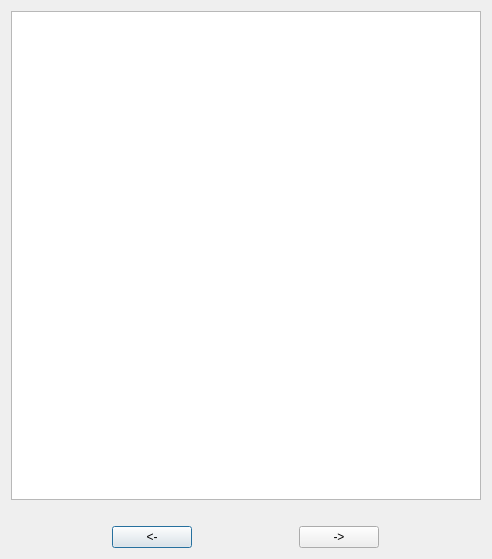
<?xml version="1.0" encoding="UTF-8"?>
<ui version="4.0">
 <class>Dialog</class>
 <widget class="QDialog" name="Dialog">
  <property name="geometry">
   <rect>
    <x>0</x>
    <y>0</y>
    <width>492</width>
    <height>559</height>
   </rect>
  </property>
  <property name="windowTitle">
   <string>CanSatApp</string>
  </property>
  <layout class="QHBoxLayout" name="horizontalLayout_2">
   <item>
    <layout class="QVBoxLayout" name="verticalLayout">
     <item>
      <widget class="QTextEdit" name="instrEdit">
       <property name="sizePolicy">
        <sizepolicy hsizetype="Expanding" vsizetype="Expanding">
         <horstretch>0</horstretch>
         <verstretch>0</verstretch>
        </sizepolicy>
       </property>
       <property name="font">
        <font>
         <pointsize>15</pointsize>
        </font>
       </property>
       <property name="readOnly">
        <bool>true</bool>
       </property>
      </widget>
     </item>
     <item>
      <widget class="QLabel" name="piclabel">
       <property name="sizePolicy">
        <sizepolicy hsizetype="Minimum" vsizetype="Minimum">
         <horstretch>0</horstretch>
         <verstretch>0</verstretch>
        </sizepolicy>
       </property>
       <property name="text">
        <string/>
       </property>
      </widget>
     </item>
     <item>
      <layout class="QHBoxLayout" name="horizontalLayout">
       <item>
        <widget class="QPushButton" name="previousButton">
         <property name="sizePolicy">
          <sizepolicy hsizetype="Fixed" vsizetype="Fixed">
           <horstretch>0</horstretch>
           <verstretch>0</verstretch>
          </sizepolicy>
         </property>
         <property name="text">
          <string>&lt;-</string>
         </property>
        </widget>
       </item>
       <item>
        <widget class="QPushButton" name="nextButton">
         <property name="sizePolicy">
          <sizepolicy hsizetype="Fixed" vsizetype="Fixed">
           <horstretch>0</horstretch>
           <verstretch>0</verstretch>
          </sizepolicy>
         </property>
         <property name="text">
          <string>-&gt;</string>
         </property>
        </widget>
       </item>
      </layout>
     </item>
    </layout>
   </item>
  </layout>
 </widget>
 <resources/>
 <connections/>
</ui>
